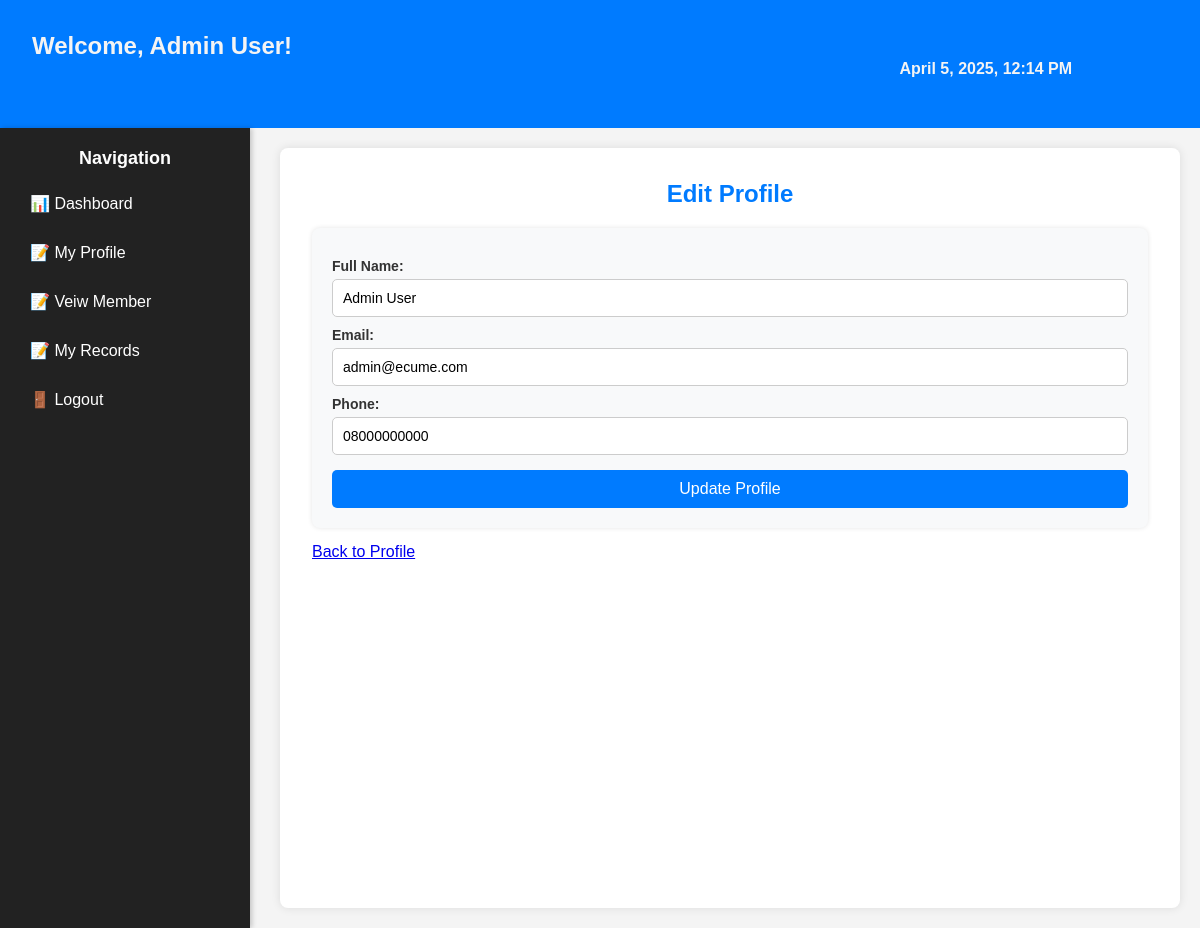
Screenshot of /members/edit_profile.php (signed in) with the database file from the repository.
### tables this page shows
CREATE TABLE `users` (
  `id` int(11) NOT NULL,
  `full_name` varchar(255) NOT NULL,
  `email` varchar(100) NOT NULL,
  `password` varchar(255) NOT NULL,
  `phone` varchar(15) DEFAULT NULL,
  `profile_picture` varchar(255) DEFAULT 'default.png',
  `role` enum('admin','member') DEFAULT 'member',
  `created_at` timestamp NOT NULL DEFAULT current_timestamp(),
  `status` varchar(20) NOT NULL DEFAULT 'pending'
);

### members/edit_profile.php (the view, shortened to what this page needs)
<?php
require_once "../includes/inc_header.php";
require_once "../includes/db.php";
$user_id = $_SESSION["user_id"];
$stmt = $pdo->prepare("SELECT * FROM users WHERE id = ?");
$stmt->execute([$user_id]);
$user = $stmt->fetch(PDO::FETCH_ASSOC);
?>
<div class="dashboard-container">
<?php include "../includes/inc_sidebar.php"; ?>
<section class="admin-main">
    <h2>Edit Profile</h2>
    <form action="" method="post">
        <label>Full Name:</label>
        <input type="text" name="full_name" value="<?php echo htmlspecialchars($user["full_name"]); ?>" required>
        <label>Email:</label>
        <input type="email" name="email" value="<?php echo htmlspecialchars($user["email"]); ?>" required>
        <label>Phone:</label>
        <input type="text" name="phone" value="<?php echo htmlspecialchars($user["phone"]); ?>">
        <button type="submit">Update Profile</button>
    </form>
    <a href="profile.php" class="btn">Back to Profile</a>
</section>
</div>

### includes/inc_header.php (shortened to what this page needs)
<?php
require_once "../includes/db.php";
$stmt = $pdo->prepare("SELECT full_name, email FROM users WHERE id = ?");
$stmt->execute([$_SESSION["user_id"]]);
$user = $stmt->fetch(PDO::FETCH_ASSOC);
?>
<!DOCTYPE html>
<html lang="en">
<head>
    <link rel="stylesheet" href="../assets/css/member_dashboard.css">
</head>
<body>
<header class="member-header">
    <h2>Welcome, <?php echo htmlspecialchars($user['full_name']); ?>!</h2>
    <div style="float: right; padding:0 3rem 3rem 0; margin:0 3rem 3rem 0" class="user-info">
        <span> <?php echo date("F j, Y, g:i A"); ?></span>
    </div>
</header>
</body>
</html>

### assets/css/member_dashboard.css (style rules this page uses)
* { margin: 0; padding: 0; box-sizing: border-box; }
body { font-family: Arial, sans-serif; margin: 0; background-color: #f4f4f4; color: #333; }
.member-header { background-color: #007bff; font-weight: bold; color: #f4f4f4; height: 8rem; padding: 2rem; }
.dashboard-container { display: flex; min-height: 100vh; }
.admin-main { flex: 1; min-width: 900px; padding: 2rem; background: white; margin: 20px 20px 20px 30px; border-radius: 8px; box-shadow: 0 0 10px rgba(0, 0, 0, 0.1); }
.admin-main h2 { font-size: 24px; margin-bottom: 20px; color: #007bff; text-align: center; }
.admin-main form { background: #f8f9fa; padding: 20px; border-radius: 8px; box-shadow: 0 0 5px rgba(0, 0, 0, 0.1); margin-bottom: 15px; }
.admin-main label { font-weight: bold; display: block; margin-top: 10px; font-size: 14px; }
.admin-main input[type="text"], .admin-main input[type="email"], .admin-main input[type="password"], .admin-main input[type="file"] { width: 100%; padding: 10px; margin-top: 5px; border: 1px solid #ccc; border-radius: 5px; font-size: 14px; }
.admin-main button { background-color: #007bff; color: white; border: none; padding: 10px 15px; margin-top: 15px; cursor: pointer; border-radius: 5px; width: 100%; font-size: 16px; transition: 0.3s ease; }

### rows the page displays
users: full_name "Admin User", email "admin@ecume.com", phone "08000000000"
